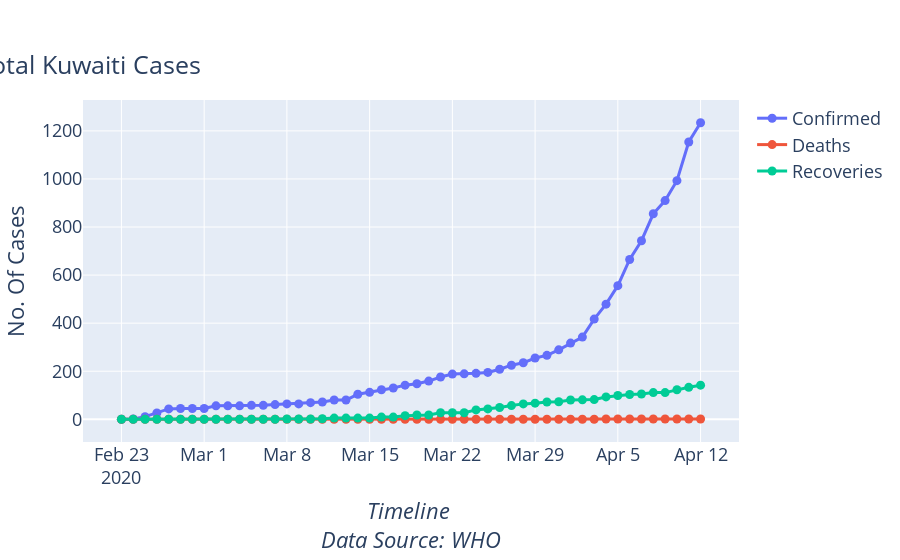

Write notebook code for a chart like this one.
### Code cell
#hide_input
plot_aggregate_metrics(ku_df).show()
